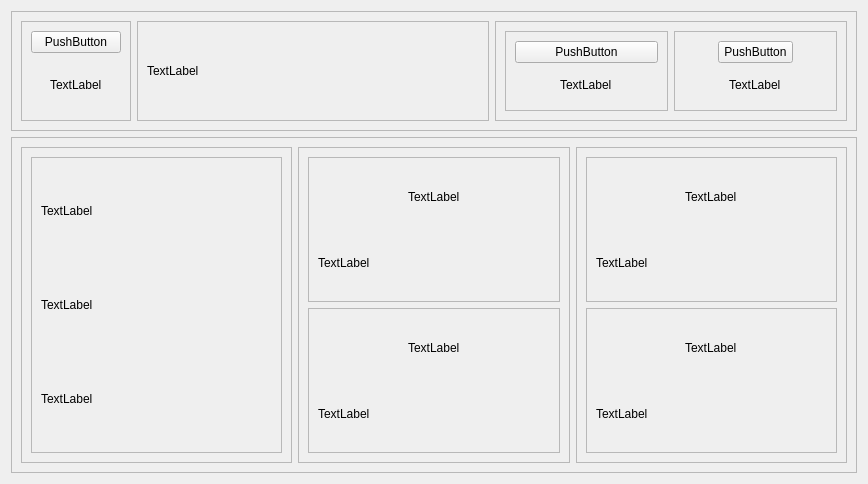
<?xml version="1.0" encoding="UTF-8"?>
<ui version="4.0">
 <class>Form</class>
 <widget class="QWidget" name="Form">
  <property name="geometry">
   <rect>
    <x>0</x>
    <y>0</y>
    <width>868</width>
    <height>484</height>
   </rect>
  </property>
  <property name="windowTitle">
   <string>Form</string>
  </property>
  <layout class="QVBoxLayout" name="verticalLayout">
   <item>
    <widget class="QFrame" name="header_frame">
     <property name="maximumSize">
      <size>
       <width>16777215</width>
       <height>120</height>
      </size>
     </property>
     <property name="frameShape">
      <enum>QFrame::StyledPanel</enum>
     </property>
     <property name="frameShadow">
      <enum>QFrame::Raised</enum>
     </property>
     <layout class="QHBoxLayout" name="horizontalLayout">
      <item>
       <widget class="QFrame" name="close_frame">
        <property name="maximumSize">
         <size>
          <width>110</width>
          <height>110</height>
         </size>
        </property>
        <property name="frameShape">
         <enum>QFrame::StyledPanel</enum>
        </property>
        <property name="frameShadow">
         <enum>QFrame::Raised</enum>
        </property>
        <layout class="QVBoxLayout" name="verticalLayout_2">
         <item>
          <widget class="QPushButton" name="pushButton">
           <property name="text">
            <string>PushButton</string>
           </property>
          </widget>
         </item>
         <item alignment="Qt::AlignHCenter">
          <widget class="QLabel" name="label">
           <property name="text">
            <string>TextLabel</string>
           </property>
          </widget>
         </item>
        </layout>
       </widget>
      </item>
      <item>
       <widget class="QFrame" name="text_frame">
        <property name="frameShape">
         <enum>QFrame::StyledPanel</enum>
        </property>
        <property name="frameShadow">
         <enum>QFrame::Raised</enum>
        </property>
        <layout class="QVBoxLayout" name="verticalLayout_5">
         <item>
          <widget class="QLabel" name="label_4">
           <property name="text">
            <string>TextLabel</string>
           </property>
          </widget>
         </item>
        </layout>
       </widget>
      </item>
      <item>
       <widget class="QFrame" name="header_home_frame">
        <property name="frameShape">
         <enum>QFrame::StyledPanel</enum>
        </property>
        <property name="frameShadow">
         <enum>QFrame::Raised</enum>
        </property>
        <layout class="QHBoxLayout" name="horizontalLayout_2">
         <item>
          <widget class="QFrame" name="frame">
           <property name="frameShape">
            <enum>QFrame::StyledPanel</enum>
           </property>
           <property name="frameShadow">
            <enum>QFrame::Raised</enum>
           </property>
           <layout class="QVBoxLayout" name="verticalLayout_3">
            <item>
             <widget class="QPushButton" name="pushButton_2">
              <property name="text">
               <string>PushButton</string>
              </property>
             </widget>
            </item>
            <item alignment="Qt::AlignHCenter">
             <widget class="QLabel" name="label_2">
              <property name="text">
               <string>TextLabel</string>
              </property>
             </widget>
            </item>
           </layout>
          </widget>
         </item>
         <item>
          <widget class="QFrame" name="frame_2">
           <property name="frameShape">
            <enum>QFrame::StyledPanel</enum>
           </property>
           <property name="frameShadow">
            <enum>QFrame::Raised</enum>
           </property>
           <layout class="QVBoxLayout" name="verticalLayout_4">
            <item alignment="Qt::AlignHCenter">
             <widget class="QPushButton" name="pushButton_3">
              <property name="maximumSize">
               <size>
                <width>75</width>
                <height>16777215</height>
               </size>
              </property>
              <property name="text">
               <string>PushButton</string>
              </property>
             </widget>
            </item>
            <item alignment="Qt::AlignHCenter">
             <widget class="QLabel" name="label_3">
              <property name="text">
               <string>TextLabel</string>
              </property>
             </widget>
            </item>
           </layout>
          </widget>
         </item>
        </layout>
       </widget>
      </item>
     </layout>
    </widget>
   </item>
   <item>
    <widget class="QFrame" name="footer_frame">
     <property name="frameShape">
      <enum>QFrame::StyledPanel</enum>
     </property>
     <property name="frameShadow">
      <enum>QFrame::Raised</enum>
     </property>
     <layout class="QHBoxLayout" name="horizontalLayout_3">
      <item>
       <widget class="QFrame" name="frame_3">
        <property name="frameShape">
         <enum>QFrame::StyledPanel</enum>
        </property>
        <property name="frameShadow">
         <enum>QFrame::Raised</enum>
        </property>
        <layout class="QVBoxLayout" name="verticalLayout_6">
         <item>
          <widget class="QFrame" name="frame_6">
           <property name="frameShape">
            <enum>QFrame::StyledPanel</enum>
           </property>
           <property name="frameShadow">
            <enum>QFrame::Raised</enum>
           </property>
           <layout class="QVBoxLayout" name="verticalLayout_7">
            <item>
             <widget class="QLabel" name="label_5">
              <property name="text">
               <string>TextLabel</string>
              </property>
             </widget>
            </item>
            <item>
             <widget class="QLabel" name="label_6">
              <property name="text">
               <string>TextLabel</string>
              </property>
             </widget>
            </item>
            <item>
             <widget class="QLabel" name="label_7">
              <property name="text">
               <string>TextLabel</string>
              </property>
             </widget>
            </item>
           </layout>
          </widget>
         </item>
        </layout>
       </widget>
      </item>
      <item>
       <widget class="QFrame" name="frame_4">
        <property name="frameShape">
         <enum>QFrame::StyledPanel</enum>
        </property>
        <property name="frameShadow">
         <enum>QFrame::Raised</enum>
        </property>
        <layout class="QVBoxLayout" name="verticalLayout_8">
         <item>
          <widget class="QFrame" name="frame_7">
           <property name="frameShape">
            <enum>QFrame::StyledPanel</enum>
           </property>
           <property name="frameShadow">
            <enum>QFrame::Raised</enum>
           </property>
           <layout class="QVBoxLayout" name="verticalLayout_10">
            <item alignment="Qt::AlignHCenter">
             <widget class="QLabel" name="label_8">
              <property name="text">
               <string>TextLabel</string>
              </property>
             </widget>
            </item>
            <item>
             <widget class="QLabel" name="label_9">
              <property name="text">
               <string>TextLabel</string>
              </property>
             </widget>
            </item>
           </layout>
          </widget>
         </item>
         <item>
          <widget class="QFrame" name="frame_8">
           <property name="frameShape">
            <enum>QFrame::StyledPanel</enum>
           </property>
           <property name="frameShadow">
            <enum>QFrame::Raised</enum>
           </property>
           <layout class="QVBoxLayout" name="verticalLayout_9">
            <item alignment="Qt::AlignHCenter">
             <widget class="QLabel" name="label_10">
              <property name="text">
               <string>TextLabel</string>
              </property>
             </widget>
            </item>
            <item>
             <widget class="QLabel" name="label_11">
              <property name="text">
               <string>TextLabel</string>
              </property>
             </widget>
            </item>
           </layout>
          </widget>
         </item>
        </layout>
       </widget>
      </item>
      <item>
       <widget class="QFrame" name="frame_5">
        <property name="frameShape">
         <enum>QFrame::StyledPanel</enum>
        </property>
        <property name="frameShadow">
         <enum>QFrame::Raised</enum>
        </property>
        <layout class="QVBoxLayout" name="verticalLayout_11">
         <item>
          <widget class="QFrame" name="frame_9">
           <property name="frameShape">
            <enum>QFrame::StyledPanel</enum>
           </property>
           <property name="frameShadow">
            <enum>QFrame::Raised</enum>
           </property>
           <layout class="QVBoxLayout" name="verticalLayout_13">
            <item alignment="Qt::AlignHCenter">
             <widget class="QLabel" name="label_12">
              <property name="text">
               <string>TextLabel</string>
              </property>
             </widget>
            </item>
            <item>
             <widget class="QLabel" name="label_13">
              <property name="text">
               <string>TextLabel</string>
              </property>
             </widget>
            </item>
           </layout>
          </widget>
         </item>
         <item>
          <widget class="QFrame" name="frame_10">
           <property name="frameShape">
            <enum>QFrame::StyledPanel</enum>
           </property>
           <property name="frameShadow">
            <enum>QFrame::Raised</enum>
           </property>
           <layout class="QVBoxLayout" name="verticalLayout_12">
            <item alignment="Qt::AlignHCenter">
             <widget class="QLabel" name="label_14">
              <property name="text">
               <string>TextLabel</string>
              </property>
             </widget>
            </item>
            <item>
             <widget class="QLabel" name="label_15">
              <property name="text">
               <string>TextLabel</string>
              </property>
             </widget>
            </item>
           </layout>
          </widget>
         </item>
        </layout>
       </widget>
      </item>
     </layout>
    </widget>
   </item>
  </layout>
 </widget>
 <resources/>
 <connections/>
</ui>
